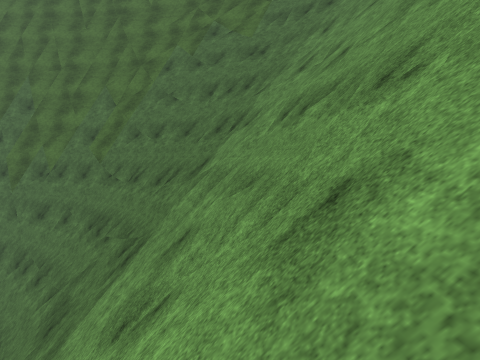
[1] (above)

12 first-person views from a walk through a scene from a Unity 3-D project. The camera is 1.2 m above the floor, tilts 4° down and sees 75° across. The floor is counted in squares, 2 m on a side. Each view is taken from the middle of a square. On the plan, view 1 faces up. The plan holds only what a view shows up to about 9 squares ahead; the rest is blank. The place goes on beyond the plan. Some trees and plants on the terrain are drawn as simple stand-ins. Surface patterns are stand-ins for the level's own textures.

[2]
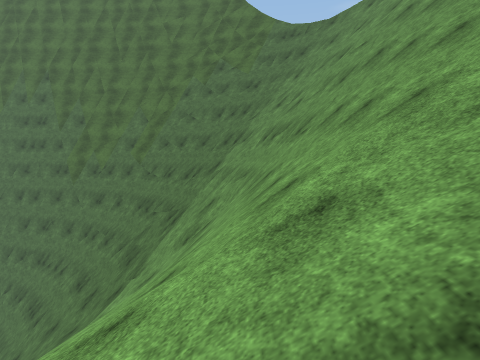

[3]
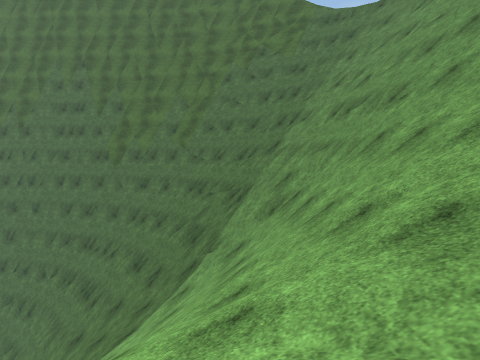

[4]
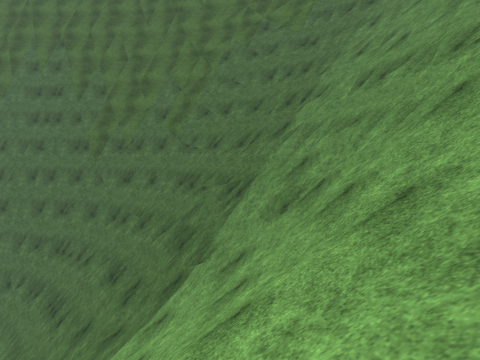

[5]
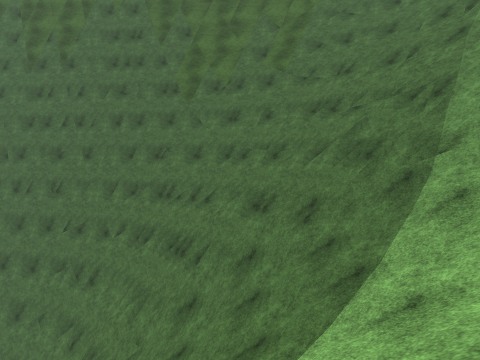

[6]
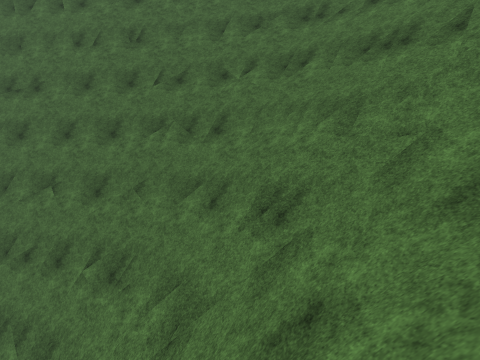

[7]
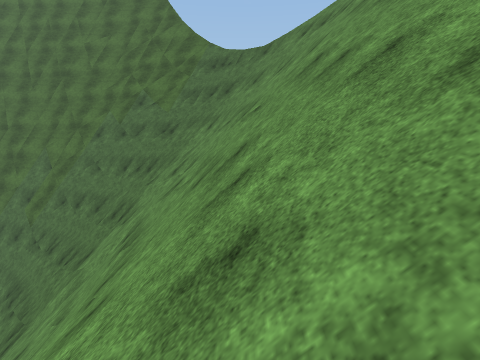

[8]
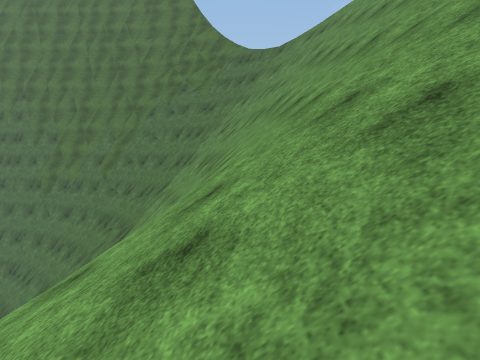

[9]
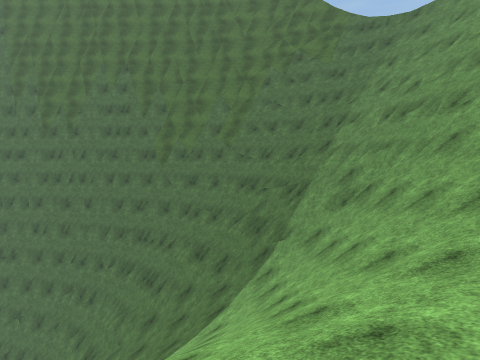

[10]
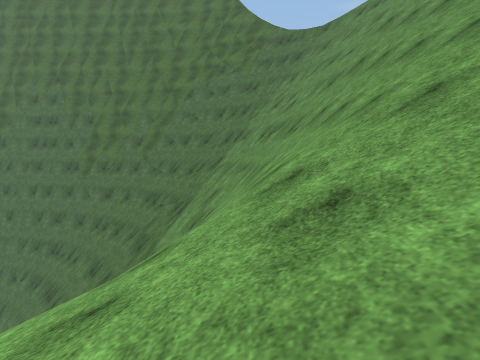

[11]
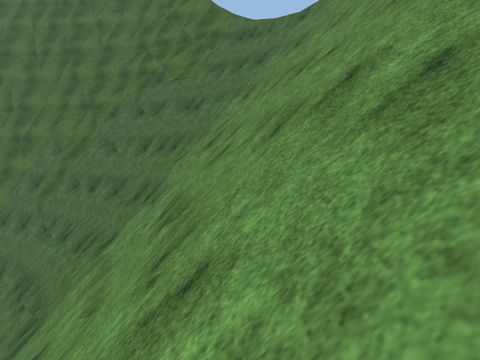

[12]
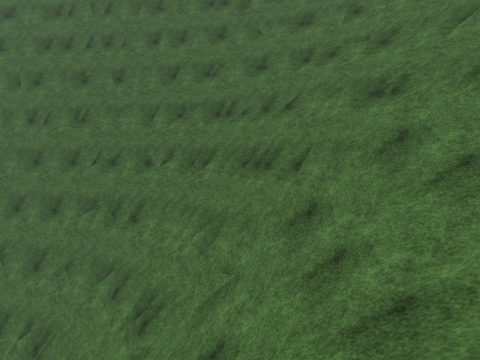

### Floor plan
Key: @ floor where view 1 was taken; # wall or solid block; x gap in a wall; / step, stairs or slope; = window, fence, low wall or low ledge; v drop or lower ground.
Columns run from 14 left of view 1 to 5 right of it. Each row starts with its distance up from view 1.
  9          ##    ####
  8    ##    ####  #####
  7 ###################v
  6  //#=#=====/##vvv==v
  5    //////==////#v///
  4     //////////##xv//
  3      /////////=/////
  2     /  /////////////
  1       /  ///////////
  0          /////@/////
 -1         ////////////
 -2          //////////
 -3           /////////
 -4           ////////
 -5           /   / /

Positions as (right, up) in squares from view 1, and headings:
1: (0, 0), facing up
2: (0, -4), facing up
3: (-2, -4), facing up
4: (-2, -2), facing up
5: (-6, -1), facing up
6: (-10, 2), facing up
7: (3, -1), facing up
8: (2, -5), facing up
9: (-4, -5), facing up
10: (0, -5), facing up
11: (2, 0), facing up
12: (-8, 1), facing up
